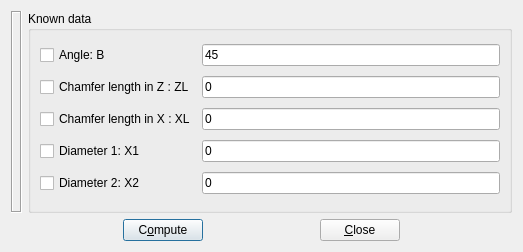
<?xml version="1.0" encoding="UTF-8"?>
<ui version="4.0">
 <class>ChamferDialog</class>
 <widget class="QDialog" name="ChamferDialog">
  <property name="geometry">
   <rect>
    <x>0</x>
    <y>0</y>
    <width>523</width>
    <height>252</height>
   </rect>
  </property>
  <property name="windowTitle">
   <string>Dialog</string>
  </property>
  <layout class="QVBoxLayout" name="verticalLayout">
   <item>
    <layout class="QHBoxLayout" name="horizontalLayout_3">
     <item>
      <widget class="QLabel" name="label">
       <property name="frameShape">
        <enum>QFrame::Box</enum>
       </property>
       <property name="frameShadow">
        <enum>QFrame::Sunken</enum>
       </property>
       <property name="text">
        <string/>
       </property>
       <property name="pixmap">
        <pixmap resource="application.qrc">:/images/chamfer_big.png</pixmap>
       </property>
      </widget>
     </item>
     <item>
      <widget class="QGroupBox" name="groupBox">
       <property name="title">
        <string>Known data</string>
       </property>
       <layout class="QHBoxLayout" name="horizontalLayout_2">
        <item>
         <layout class="QGridLayout" name="gridLayout">
          <item row="0" column="0">
           <widget class="QCheckBox" name="angCheckBox">
            <property name="text">
             <string>Angle: B</string>
            </property>
           </widget>
          </item>
          <item row="4" column="0">
           <widget class="QCheckBox" name="xdCheckBox">
            <property name="text">
             <string>Diameter 2: X2</string>
            </property>
           </widget>
          </item>
          <item row="3" column="0">
           <widget class="QCheckBox" name="xoCheckBox">
            <property name="text">
             <string>Diameter 1: X1</string>
            </property>
           </widget>
          </item>
          <item row="2" column="0">
           <widget class="QCheckBox" name="dlCheckBox">
            <property name="text">
             <string>Chamfer length in X : XL</string>
            </property>
           </widget>
          </item>
          <item row="1" column="0">
           <widget class="QCheckBox" name="zlCheckBox">
            <property name="text">
             <string>Chamfer length in Z : ZL</string>
            </property>
           </widget>
          </item>
          <item row="0" column="1">
           <widget class="QLineEdit" name="angInput">
            <property name="text">
             <string>45</string>
            </property>
            <property name="maxLength">
             <number>6</number>
            </property>
           </widget>
          </item>
          <item row="1" column="1">
           <widget class="QLineEdit" name="zlInput">
            <property name="text">
             <string>0</string>
            </property>
            <property name="maxLength">
             <number>7</number>
            </property>
           </widget>
          </item>
          <item row="2" column="1">
           <widget class="QLineEdit" name="dlInput">
            <property name="text">
             <string>0</string>
            </property>
            <property name="maxLength">
             <number>7</number>
            </property>
           </widget>
          </item>
          <item row="4" column="1">
           <widget class="QLineEdit" name="xdInput">
            <property name="text">
             <string>0</string>
            </property>
            <property name="maxLength">
             <number>8</number>
            </property>
           </widget>
          </item>
          <item row="3" column="1">
           <widget class="QLineEdit" name="xoInput">
            <property name="text">
             <string>0</string>
            </property>
            <property name="maxLength">
             <number>8</number>
            </property>
           </widget>
          </item>
         </layout>
        </item>
       </layout>
      </widget>
     </item>
    </layout>
   </item>
   <item>
    <layout class="QHBoxLayout" name="horizontalLayout">
     <item>
      <spacer name="horizontalSpacer">
       <property name="orientation">
        <enum>Qt::Horizontal</enum>
       </property>
       <property name="sizeHint" stdset="0">
        <size>
         <width>40</width>
         <height>20</height>
        </size>
       </property>
      </spacer>
     </item>
     <item>
      <widget class="QPushButton" name="computeButton">
       <property name="text">
        <string>C&amp;ompute</string>
       </property>
       <property name="icon">
        <iconset resource="application.qrc">
         <normaloff>:/images/funct.png</normaloff>:/images/funct.png</iconset>
       </property>
       <property name="default">
        <bool>true</bool>
       </property>
      </widget>
     </item>
     <item>
      <spacer name="horizontalSpacer_2">
       <property name="orientation">
        <enum>Qt::Horizontal</enum>
       </property>
       <property name="sizeHint" stdset="0">
        <size>
         <width>40</width>
         <height>20</height>
        </size>
       </property>
      </spacer>
     </item>
     <item>
      <widget class="QPushButton" name="closeButton">
       <property name="text">
        <string>&amp;Close</string>
       </property>
       <property name="icon">
        <iconset resource="application.qrc">
         <normaloff>:/images/window-close.png</normaloff>:/images/window-close.png</iconset>
       </property>
       <property name="autoDefault">
        <bool>false</bool>
       </property>
      </widget>
     </item>
     <item>
      <spacer name="horizontalSpacer_3">
       <property name="orientation">
        <enum>Qt::Horizontal</enum>
       </property>
       <property name="sizeHint" stdset="0">
        <size>
         <width>40</width>
         <height>20</height>
        </size>
       </property>
      </spacer>
     </item>
    </layout>
   </item>
  </layout>
 </widget>
 <resources>
  <include location="application.qrc"/>
 </resources>
 <connections/>
</ui>
